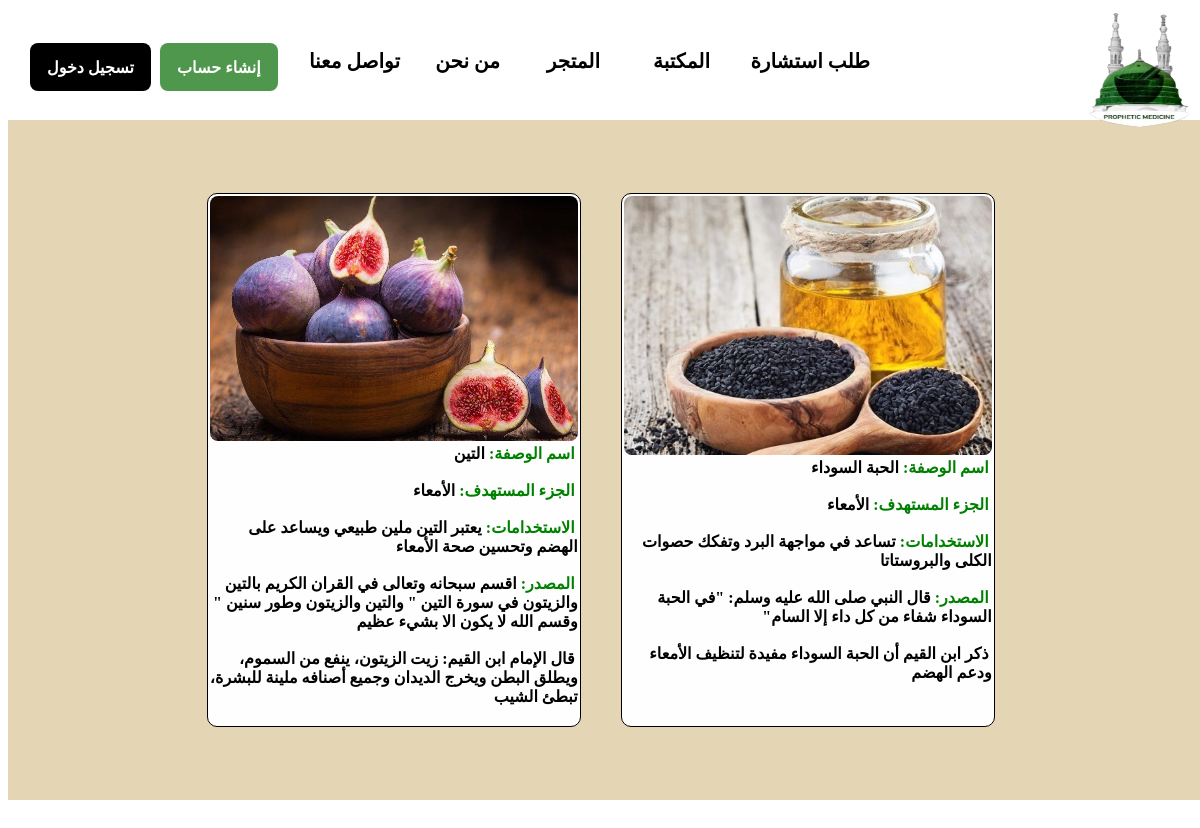
/pages/Body_Prescription.php?ID=6, run on the app's committed database.
### tables this page shows
CREATE TABLE `body` (
  `ID` int(11) NOT NULL,
  `PrescriptionID` varchar(100) NOT NULL,
  `Title` varchar(100) NOT NULL,
  `TreatmentName` varchar(100) NOT NULL,
  `Uses` varchar(300) NOT NULL,
  `Source` varchar(500) NOT NULL,
  `IbnQayyim` varchar(300) NOT NULL,
  `Path` varchar(200) NOT NULL
);

### pages/Body_Prescription.php (the view, shortened to what this page needs)
<html dir="rtl">
  <head>
    <link rel="stylesheet" href="../css/style.css">
  </head>
  <body>
    <div class="homePage">
      <div class="nav">
        <div>
          <a href="Index.php" target="_self"><img class="logo" src="../imgs/logo.png" alt="Something Wrong!"/></a>
        </div>
        <div class="Medicine"><a href="Medicine.php">المكتبة</a></div>
        <div class="Shop"><a href="Shop.php">المتجر</a></div>
        <div class="About_Us"><a href="About_Us.php">من نحن</a></div>
        <div class="Contact_Us"><a href="Contact_Us.php">تواصل معنا</a></div>
        <?php
            if(!empty($_SESSION['Type'])){
		    ?>
              <div class="Consultation"><a href="Consultation.php">طلب استشارة</a></div>
					    <div class="logout">
            		<div class="sub_logout"><a class="link" href="logout.php">تسجيل خروج</a></div>
          		</div>
		    <?php
				    }
				    else{
		    ?>
              <div class="consultation"><a href="Create_Account.php">طلب استشارة</a></div>
              <div class="login">
                <div class="sub_login"><a class="link" href="Sign_in.php">تسجيل دخول</a></div>
              </div>
              <div class="create_account">
                <div class="sub_create_account"><a class="link" href="Create_Account.php">إنشاء حساب</a></div>
              </div>
		    <?php
					  }
		    ?>
      </div>
      <br><br><br><br>
    <section class="main">
      <div class="content">
        <?php
        	$ID=$_GET['ID'];
          $DB_Conn=mysqli_connect("localhost","root","","prophetic") or die(mysqli_error($DB_Conn));
          $Check_Medicine=mysqli_query($DB_Conn,"select * from body where PrescriptionID=$ID") or die(mysqli_error($DB_Conn));
          while($Result=mysqli_fetch_array($Check_Medicine))
          {
        ?>
            <div class="Medicine-Card">
              <div class="Medicine-Image">
        <?php
                echo"<img src='".$Result['Path']."'alt='No Image'>";
        ?>
              </div>
              <strong class="Medicine-Details">
        <?php
                echo "<span>".'اسم الوصفة:'."</span>".$Result['TreatmentName']."</br>"."</br>";
                echo "<span>".'الجزء المستهدف:'."</span>".$Result['Title']."</br>"."</br>";
                echo "<span>".'الاستخدامات:'."</span>".$Result['Uses']."</br>"."</br>";
                echo "<span>".'المصدر:'."</span>".$Result['Source']."</br>"."</br>";
                echo "<span>".' '."</span>".$Result['IbnQayyim']."</br>"."</br>";
        ?>
              </strong>
            </div>
        <?php
          }
        ?>
      </div>
    </section>
  </body>
</html>

### css/style.css (style rules this page uses)
.homePage { width: 100%; height: 100%; position: absolute; background: rgb(255, 255, 255); }
.logo { width: 120px; height: 170px; right: 100px; top: -35px; }
.Nav { width: 100%; height: 112px; top:-30px; position: absolute; }
.Consultation { right: 330px; }
.Medicine { right: 490px; }
.Shop { right: 600px; }
.About_Us { right: 700px; }
.Contact_Us { right: 800px; }
.Consultation, .Medicine, .Shop, .About_Us, .Contact_Us { top: 70px; position: absolute; text-align: center; color: black; font-size: 20px; font-weight: 400; line-height: 26px; word-wrap: break-word; font-weight: bold; }
a { text-decoration: none; color: #000000; }
.link { text-decoration: none; color: #ffffff; }
.login { padding: 13.50px 17px 13.50px 17px; left: 30px; top: 65px; position: absolute; background: black; border-radius: 8px; overflow: hidden; justify-content: center; align-items: center; display: inline-flex; }
.sub_login { text-align: center; color: rgb(255, 255, 255); font-size: 16px; font-family: Inter; font-weight: 600; line-height: 20.80px; word-wrap: break-word; }
.Create_Account { padding: 13.50px 17px 13.50px 17px; left: 160px; top: 65px; position: absolute; background: #4f974d; border-radius: 8px; overflow: hidden; justify-content: center; align-items: center; display: inline-flex; }
.sub_create_account { text-align: center; color: white; font-size: 16px; font-family: Inter; font-weight: 600; line-height: 20.80px; word-wrap: break-word; }
.main { width: 99.9%; min-height: 85vh; display: flex; align-items: center; justify-content: center; background-color:#E4D5B5; margin-top: 40px; }
.content { display: flex; justify-content: center; flex-direction: row; flex-wrap: wrap; }
.Medicine-Card { background-color:rgb(254, 254, 254); border: 1px solid; height: auto; width: 23em; overflow: hidden; border-radius: 10px; margin: 20px; transition: 0.7s ease; padding: 2px; }
.Medicine-Image img { width: 100%; height: auto; border-radius: 8px; margin-bottom: 3px; }
.Medicine-Details { margin: 10px 0 10px; text-align: justify; text-justify: inter-word; }
.Medicine-Details span { text-align: justify; font-weight: bold; padding-right: 3px; color: green; }

### data on the page
body: Path (picture), TreatmentName "الحبة السوداء", Title "الأمعاء", Uses "تساعد في مواجهة البرد وتفكك حصوات الكلى والبروستاتا", Source "قال النبي صلى الله عليه وسلم: \"في الحبة السوداء شفاء من كل داء إلا السام\"", IbnQayyim "ذكر ابن القيم أن الحبة السوداء مفيدة لتنظيف الأمعاء ودعم الهضم"
body: Path (picture), TreatmentName "التين", Title "الأمعاء", Uses "يعتبر التين ملين طبيعي ويساعد على الهضم وتحسين صحة الأمعاء", Source "اقسم سبحانه وتعالى في القران الكريم بالتين والزيتون في سورة التين \" والتين والزيتون وطور سنين \" وقسم الله لا يكون الا بشيء عظيم", IbnQayyim "قال الإمام ابن القيم: زيت الزيتون، ينفع من السموم، ويطلق البطن ويخرج الديدان وجميع أصنافه ملينة للبشرة، تبطئ الشيب"
